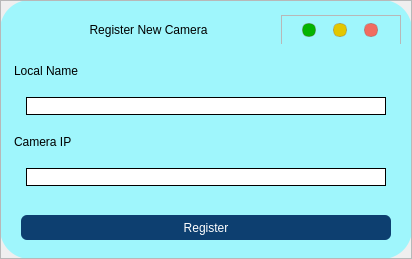
<?xml version="1.0" encoding="UTF-8"?>
<ui version="4.0">
 <class>MainWindow</class>
 <widget class="QMainWindow" name="MainWindow">
  <property name="geometry">
   <rect>
    <x>0</x>
    <y>0</y>
    <width>412</width>
    <height>259</height>
   </rect>
  </property>
  <property name="windowTitle">
   <string>MainWindow</string>
  </property>
  <widget class="QWidget" name="Main_QW">
   <layout class="QGridLayout" name="gridLayout">
    <property name="leftMargin">
     <number>0</number>
    </property>
    <property name="topMargin">
     <number>0</number>
    </property>
    <property name="rightMargin">
     <number>0</number>
    </property>
    <property name="bottomMargin">
     <number>0</number>
    </property>
    <item row="0" column="0">
     <widget class="QFrame" name="Main_QF">
      <property name="styleSheet">
       <string notr="true">QFrame#Main_QF{
	background-color: rgb(159, 246, 252);
border:0px solid red;
border-radius:30px
}</string>
      </property>
      <layout class="QGridLayout" name="gridLayout_2">
       <property name="leftMargin">
        <number>0</number>
       </property>
       <property name="topMargin">
        <number>0</number>
       </property>
       <property name="rightMargin">
        <number>0</number>
       </property>
       <property name="bottomMargin">
        <number>0</number>
       </property>
       <item row="0" column="0">
        <widget class="QFrame" name="CameraIP">
         <property name="styleSheet">
          <string notr="true">QLineEdit{margin-left: 20px; margin-right: 20px;}</string>
         </property>
         <property name="frameShape">
          <enum>QFrame::StyledPanel</enum>
         </property>
         <property name="frameShadow">
          <enum>QFrame::Raised</enum>
         </property>
         <layout class="QGridLayout" name="gridLayout_3">
          <property name="leftMargin">
           <number>0</number>
          </property>
          <property name="topMargin">
           <number>0</number>
          </property>
          <property name="rightMargin">
           <number>0</number>
          </property>
          <property name="bottomMargin">
           <number>0</number>
          </property>
          <item row="4" column="1" alignment="Qt::AlignHCenter">
           <widget class="QLineEdit" name="camera_ip">
            <property name="sizePolicy">
             <sizepolicy hsizetype="Expanding" vsizetype="Fixed">
              <horstretch>0</horstretch>
              <verstretch>0</verstretch>
             </sizepolicy>
            </property>
            <property name="minimumSize">
             <size>
              <width>400</width>
              <height>18</height>
             </size>
            </property>
            <property name="maximumSize">
             <size>
              <width>400</width>
              <height>18</height>
             </size>
            </property>
            <property name="styleSheet">
             <string notr="true">QLineEdit{margin-left: 20px; margin-right: 20px; border: 1px solid rgb(0, 0, 0);}</string>
            </property>
           </widget>
          </item>
          <item row="1" column="1">
           <widget class="QLabel" name="label">
            <property name="maximumSize">
             <size>
              <width>16777215</width>
              <height>15</height>
             </size>
            </property>
            <property name="styleSheet">
             <string notr="true">QLabel{
font: 700 italic 11pt &quot;Segoe UI&quot;;
margin-left: 10px;}</string>
            </property>
            <property name="text">
             <string>Local Name</string>
            </property>
           </widget>
          </item>
          <item row="2" column="1" alignment="Qt::AlignHCenter">
           <widget class="QLineEdit" name="local_name">
            <property name="minimumSize">
             <size>
              <width>400</width>
              <height>18</height>
             </size>
            </property>
            <property name="maximumSize">
             <size>
              <width>400</width>
              <height>18</height>
             </size>
            </property>
            <property name="styleSheet">
             <string notr="true">QLineEdit{margin-left: 20px; margin-right: 20px; border: 1px solid rgb(0, 0, 0);}</string>
            </property>
           </widget>
          </item>
          <item row="0" column="1">
           <widget class="QFrame" name="top">
            <property name="minimumSize">
             <size>
              <width>0</width>
              <height>30</height>
             </size>
            </property>
            <property name="maximumSize">
             <size>
              <width>16777215</width>
              <height>30</height>
             </size>
            </property>
            <property name="styleSheet">
             <string notr="true">QFrame#top{
background-color: rgba(255, 255, 255,0);
}</string>
            </property>
            <property name="frameShape">
             <enum>QFrame::StyledPanel</enum>
            </property>
            <property name="frameShadow">
             <enum>QFrame::Raised</enum>
            </property>
            <layout class="QGridLayout" name="gridLayout_4">
             <property name="leftMargin">
              <number>20</number>
             </property>
             <property name="topMargin">
              <number>0</number>
             </property>
             <property name="bottomMargin">
              <number>0</number>
             </property>
             <item row="0" column="0">
              <widget class="QLabel" name="explain_title">
               <property name="minimumSize">
                <size>
                 <width>0</width>
                 <height>30</height>
                </size>
               </property>
               <property name="maximumSize">
                <size>
                 <width>16777215</width>
                 <height>30</height>
                </size>
               </property>
               <property name="styleSheet">
                <string notr="true">font: 700 italic 11pt &quot;Segoe UI&quot;;</string>
               </property>
               <property name="text">
                <string>Register New Camera</string>
               </property>
               <property name="alignment">
                <set>Qt::AlignCenter</set>
               </property>
              </widget>
             </item>
             <item row="0" column="1">
              <widget class="QFrame" name="buttons_sf">
               <property name="minimumSize">
                <size>
                 <width>120</width>
                 <height>30</height>
                </size>
               </property>
               <property name="maximumSize">
                <size>
                 <width>120</width>
                 <height>30</height>
                </size>
               </property>
               <property name="frameShape">
                <enum>QFrame::StyledPanel</enum>
               </property>
               <property name="frameShadow">
                <enum>QFrame::Raised</enum>
               </property>
               <layout class="QHBoxLayout" name="horizontalLayout_2">
                <property name="topMargin">
                 <number>0</number>
                </property>
                <property name="bottomMargin">
                 <number>0</number>
                </property>
                <item>
                 <widget class="QPushButton" name="min_sf">
                  <property name="minimumSize">
                   <size>
                    <width>14</width>
                    <height>14</height>
                   </size>
                  </property>
                  <property name="maximumSize">
                   <size>
                    <width>14</width>
                    <height>14</height>
                   </size>
                  </property>
                  <property name="styleSheet">
                   <string notr="true">QPushButton{
	
	background-color: rgb(4, 180, 0);
border:1px solid rgba(113, 17, 15,50);
border-radius:6px;
}
QPushButton:hover {
background-color:rgb(62, 158, 47)
	
}
QPushButton:pressed {
	background-color: rgb(84, 171, 67);
}
</string>
                  </property>
                  <property name="text">
                   <string/>
                  </property>
                 </widget>
                </item>
                <item>
                 <widget class="QPushButton" name="max_sf">
                  <property name="minimumSize">
                   <size>
                    <width>14</width>
                    <height>14</height>
                   </size>
                  </property>
                  <property name="maximumSize">
                   <size>
                    <width>14</width>
                    <height>14</height>
                   </size>
                  </property>
                  <property name="styleSheet">
                   <string notr="true">QPushButton{
	
	background-color: rgb(227, 199, 0);
border:1px solid rgba(113, 17, 15,50);
border-radius:6px;
}
QPushButton:hover {
background-color:rgb(219, 209, 68)
	
}
QPushButton:pressed {
	background-color: rgb(209, 202, 96);
}
</string>
                  </property>
                  <property name="text">
                   <string/>
                  </property>
                 </widget>
                </item>
                <item>
                 <widget class="QPushButton" name="close_button">
                  <property name="minimumSize">
                   <size>
                    <width>14</width>
                    <height>14</height>
                   </size>
                  </property>
                  <property name="maximumSize">
                   <size>
                    <width>14</width>
                    <height>14</height>
                   </size>
                  </property>
                  <property name="styleSheet">
                   <string notr="true">QPushButton{
	
	background-color: rgb(240, 108, 96);
border:1px solid rgba(113, 17, 15,50);
border-radius:6px;
}
QPushButton:hover {
background-color:rgb(139, 29, 31)
	
}
QPushButton:pressed {
	background-color: rgb(232, 59, 35);
}
</string>
                  </property>
                  <property name="text">
                   <string/>
                  </property>
                 </widget>
                </item>
               </layout>
              </widget>
             </item>
            </layout>
           </widget>
          </item>
          <item row="6" column="1">
           <widget class="QPushButton" name="register_2">
            <property name="minimumSize">
             <size>
              <width>400</width>
              <height>40</height>
             </size>
            </property>
            <property name="maximumSize">
             <size>
              <width>16777215</width>
              <height>16777215</height>
             </size>
            </property>
            <property name="layoutDirection">
             <enum>Qt::LeftToRight</enum>
            </property>
            <property name="styleSheet">
             <string notr="true">QPushButton{
	margin-top: 10px;
	margin-left: 20px;
	margin-right: 20px;
	margin-bottom: 5px;
	background-color: rgb(13, 63, 112);
	border-radius:6px;
	color: rgb(255,255,255);
	font-size: 12px;
}
QPushButton:hover {
background-color:rgb(45, 180, 204)
}
QPushButton:pressed {
	background-color: rgb(21, 140, 1617);
}</string>
            </property>
            <property name="text">
             <string>Register</string>
            </property>
           </widget>
          </item>
          <item row="3" column="1">
           <widget class="QLabel" name="label_2">
            <property name="maximumSize">
             <size>
              <width>16777215</width>
              <height>15</height>
             </size>
            </property>
            <property name="styleSheet">
             <string notr="true">QLabel{
font: 700 italic 11pt &quot;Segoe UI&quot;;
margin-left: 10px;}</string>
            </property>
            <property name="text">
             <string>Camera IP</string>
            </property>
           </widget>
          </item>
         </layout>
        </widget>
       </item>
      </layout>
     </widget>
    </item>
   </layout>
  </widget>
 </widget>
 <resources/>
 <connections/>
</ui>
